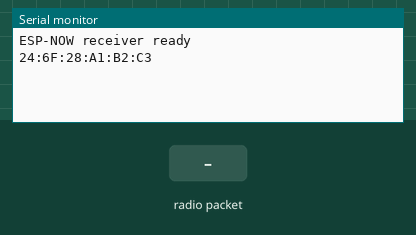
Bench run of a sketch on a simulated ESP8266 (NodeMCU). Parts: the last lines printed to the serial monitor. The inputs (shaded band) are chosen by the test bench.

Above: at 1.2 s.
1.3 s: radio packet "F" arrives
At 1.8 s:
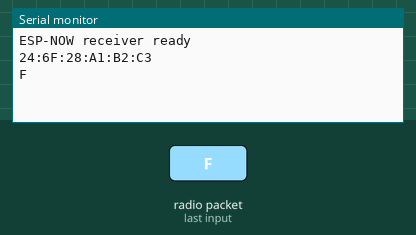
2.8 s: radio packet "B" arrives
At 4.0 s:
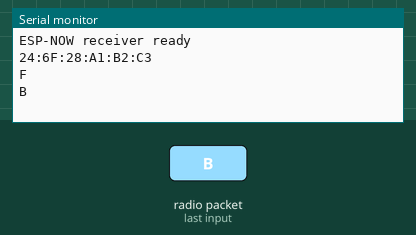
4.3 s: radio packet "L" arrives
At 5.3 s:
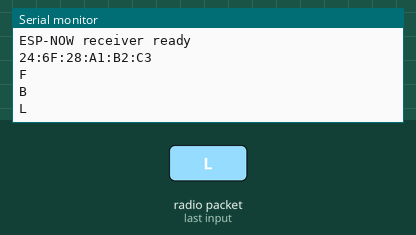
5.8 s: radio packet "R" arrives
At 6.4 s:
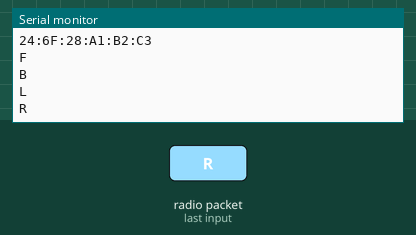
7.3 s: radio packet "V" arrives
At 8.5 s:
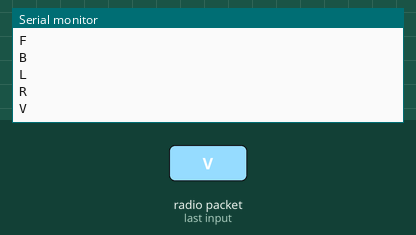
8.8 s: radio packet "U" arrives
At 9.9 s:
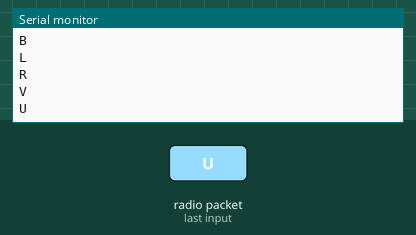

The sketch:

espnow_server_car.ino
```cpp
#include <ESP8266WiFi.h>
#include <espnow.h>

void onDataRecv(uint8_t *mac, uint8_t *incomingData, uint8_t len) {
  if (len > 0) {
    char command = incomingData[0];

    switch (command) {
      case 'F': Serial.println("F"); Serial.flush(); break;
      case 'B': Serial.println("B"); Serial.flush(); break;
      case 'L': Serial.println("L"); Serial.flush(); break;
      case 'R': Serial.println("R"); Serial.flush(); break;
      // case 'S': Serial.println("S"); break;
      case 'V': Serial.println("V"); Serial.flush(); break;
      case 'U': Serial.println("U"); Serial.flush(); break;
      case 'Y': Serial.println("Y"); Serial.flush(); break;
      case 'D': Serial.println("D"); Serial.flush(); break;
      case 'C': Serial.println("C"); Serial.flush(); break;
      default: break;
    }
  }
}

void setup() {
  Serial.begin(9600);

  WiFi.mode(WIFI_STA);
  WiFi.disconnect();

  if (esp_now_init() != 0) {
    Serial.println("ESP-NOW init failed");
    return;
  }

  esp_now_set_self_role(ESP_NOW_ROLE_SLAVE);
  esp_now_register_recv_cb(onDataRecv);

  Serial.println("ESP-NOW receiver ready");
  Serial.println(WiFi.macAddress());
}

void loop() {
}
```

Measured:
- after the input at 1.3 s, the serial monitor: prints a new line at once (image 1)
- after the input at 2.8 s, the serial monitor: prints a new line at once (image 2)
- after the input at 4.3 s, the serial monitor: prints a new line at once (image 3)
- after the input at 5.8 s, the serial monitor: prints a new line at once (image 4)
- after the input at 7.3 s, the serial monitor: prints a new line at once (image 5)
- after the input at 8.8 s, the serial monitor: prints a new line at once (image 6)
